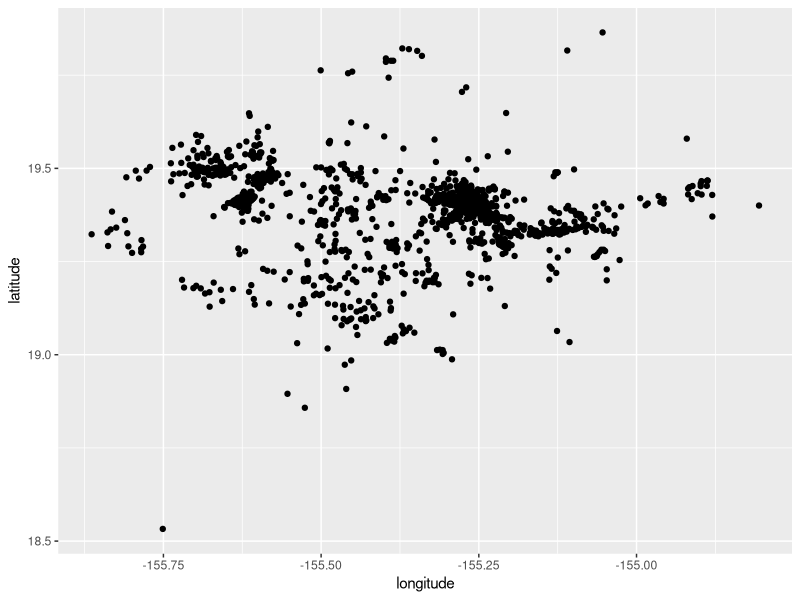
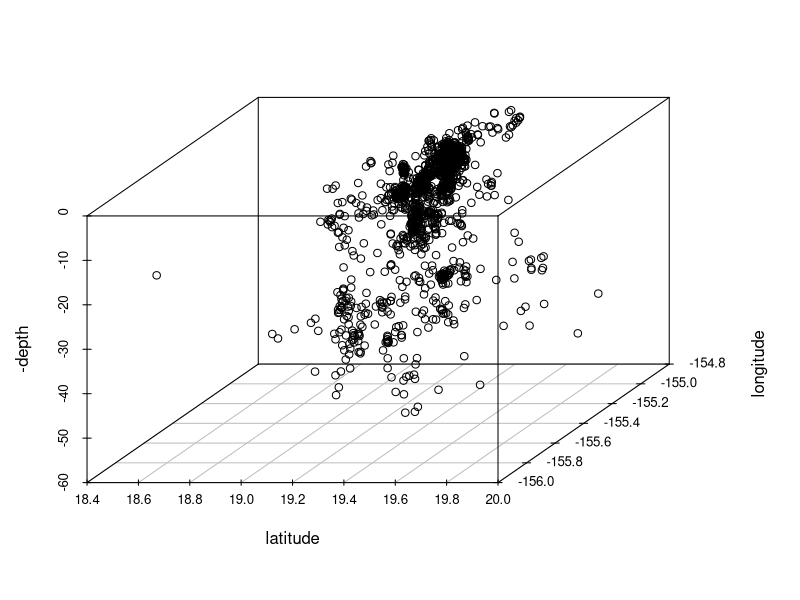
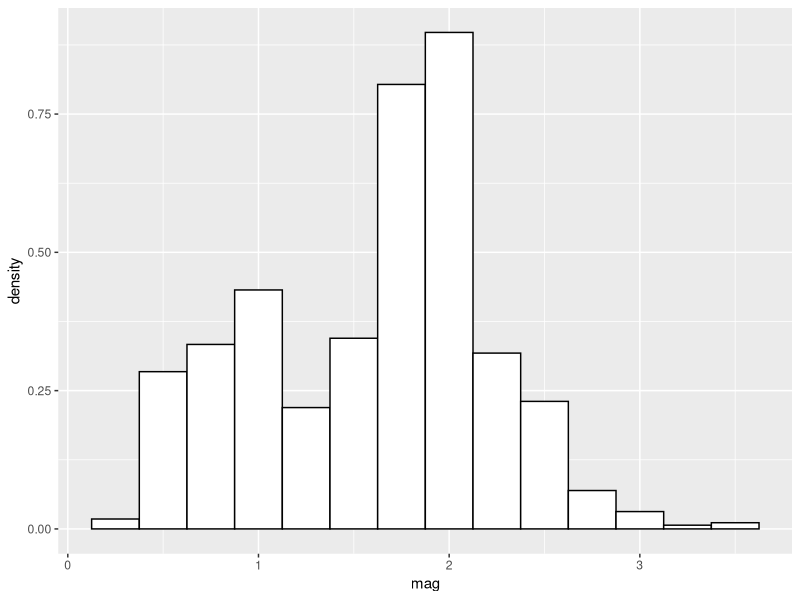
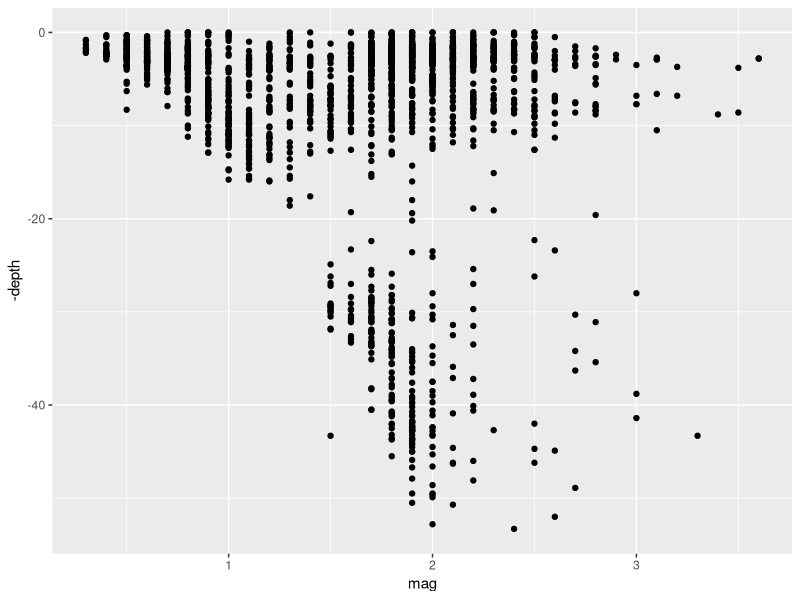

Here is the R script that generated these plots, in order:
# Build Hawaii Earthquake object and save it.

Quakes <- read.csv("HawaiiQuakes.csv", header=TRUE)
save( Quakes, file="Quakes.rda")

require(ggplot2)


ggplot(  Quakes, aes( x=longitude, y=latitude ) ) +
  geom_point()

nrow( Quakes )

require(scatterplot3d)

with( Quakes, scatterplot3d(latitude, longitude, -depth ) )

ggplot( Quakes, aes( x=mag )) +
  geom_histogram(  aes(y=..density..), 
                   binwidth=0.25, 
                   color="black", 
                   fill="white"  )

ggplot( Quakes, aes( x=mag, y=-depth  )) +
  geom_point()
